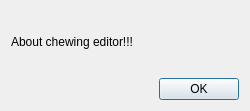
<?xml version="1.0" encoding="UTF-8"?>
<ui version="4.0">
 <class>AboutDialog</class>
 <widget class="QDialog" name="AboutDialog">
  <property name="geometry">
   <rect>
    <x>0</x>
    <y>0</y>
    <width>250</width>
    <height>111</height>
   </rect>
  </property>
  <property name="windowTitle">
   <string>About Chewing Editor</string>
  </property>
  <layout class="QVBoxLayout" name="verticalLayout">
   <item>
     <widget class="QLabel" name="about">
       <property name="text">
        <string>About chewing editor!!! </string>
       </property>
      </widget>
   </item>
   <item>
    <widget class="QDialogButtonBox" name="buttonBox">
     <property name="standardButtons">
      <set>QDialogButtonBox::Ok</set>
     </property>
    </widget>
   </item>
  </layout>
 </widget>
 <layoutdefault spacing="6" margin="11"/>
 <resources/>
 <connections/>
</ui>
